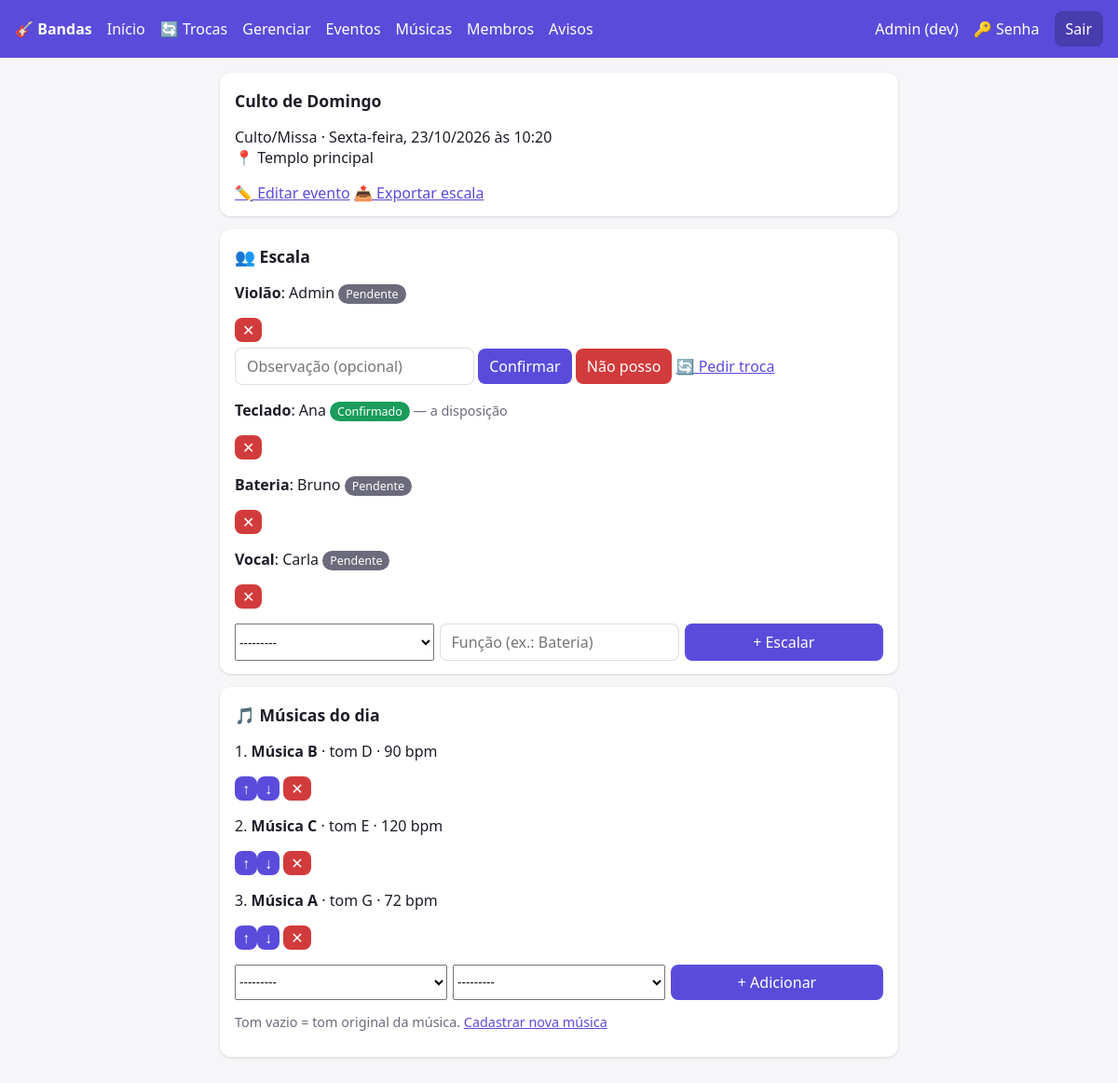
Page /evento/1/ (signed in) on the earlier database version.
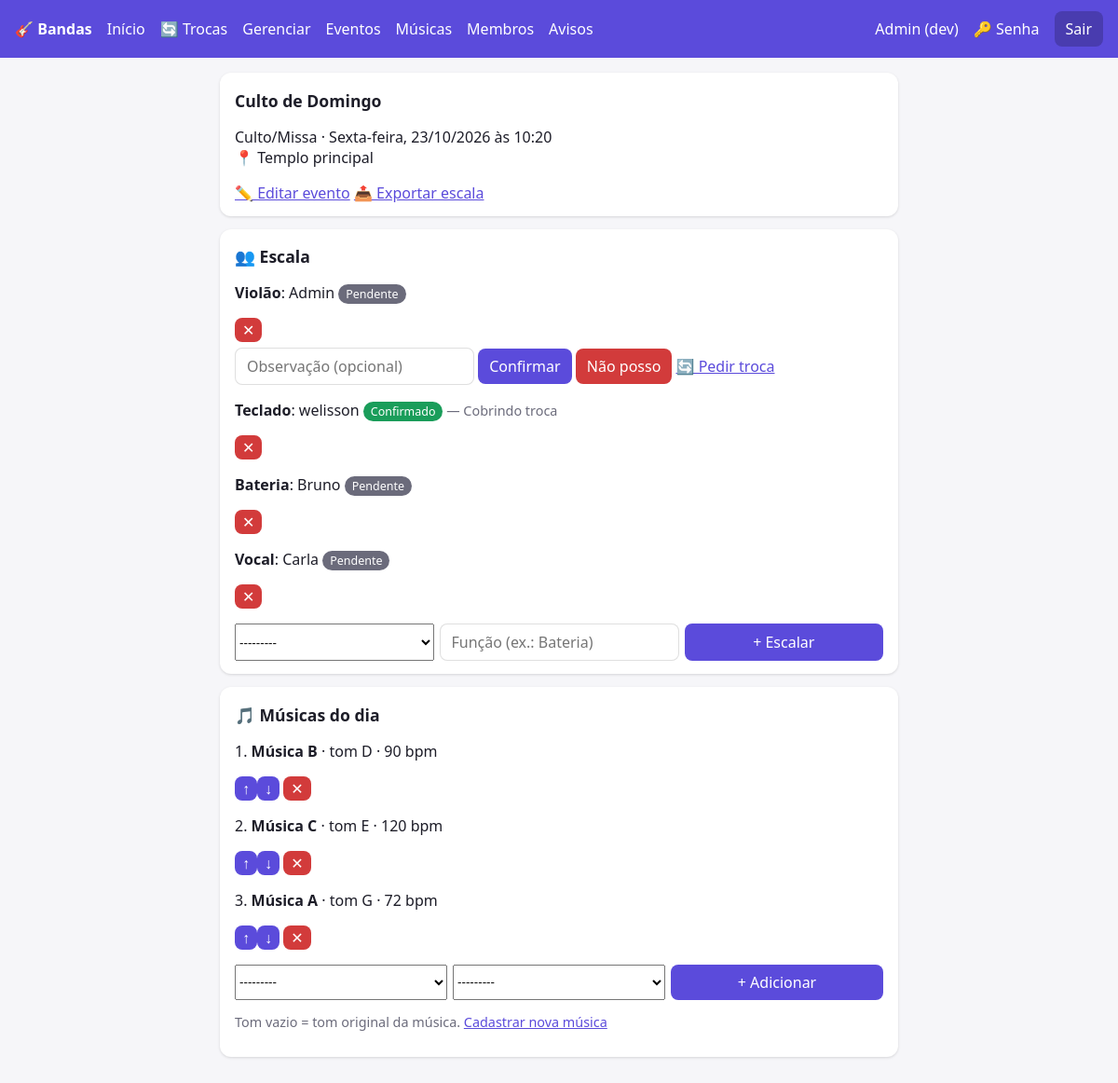
Same page on the later database version.
### core/models.py (models this page shows, shortened)
class Escala(models.Model):
    STATUS = [("pendente", "Pendente"), ("confirmado", "Confirmado"), ("recusado", "Recusado")]
    evento = models.ForeignKey(Evento, on_delete=models.CASCADE, related_name="escalas")
    membro = models.ForeignKey(Membro, on_delete=models.CASCADE, related_name="escalas")
    funcao = models.CharField(max_length=60, help_text="Ex.: Bateria, Vocal 1")
    status = models.CharField(max_length=12, choices=STATUS, default="pendente")
    obs = models.CharField(max_length=200, blank=True, help_text="Motivo / pedido de troca")

class Membro(models.Model):
    PAPEIS = [("lider", "Líder"), ("membro", "Membro")]
    user = models.ForeignKey(settings.AUTH_USER_MODEL, on_delete=models.CASCADE, related_name="membros")
    banda = models.ForeignKey(Banda, on_delete=models.CASCADE, related_name="membros")
    papel = models.CharField(max_length=10, choices=PAPEIS, default="membro")
    instrumentos = models.CharField(max_length=200, blank=True, help_text="Ex.: Violão, Baixo, Vocal")
    class Meta:
        unique_together = ("user", "banda")

### core/views.py (the view)
# urls.py: path("evento/<int:pk>/", v.evento, name="evento"),
@login_required
def evento(request, pk):
    ev = get_object_or_404(Evento, pk=pk, banda__in=_bandas(request.user))
    lider = ev.banda.membros.filter(user=request.user, papel="lider").exists()
    ctx = dict(ev=ev, eh_lider=lider, escalas=ev.escalas.select_related("membro__user"),
               setlist=ev.setlist.select_related("musica"))
    if lider:
        ctx["escala_form"] = EscalaForm(banda=ev.banda)
        ctx["setlist_form"] = SetlistForm(banda=ev.banda)
    return render(request, "evento.html", ctx)

### core/forms.py
class EscalaForm(forms.ModelForm):
    class Meta:
        model = Escala
        fields = ["membro", "funcao"]
        widgets = {"funcao": forms.TextInput(attrs={"placeholder": "Função (ex.: Bateria)"})}
    def __init__(self, *a, banda, **k):
        super().__init__(*a, **k)
        self.fields["membro"].queryset = Membro.objects.filter(banda=banda).select_related("user")
        self.fields["membro"].label_from_instance = lambda m: m.user.get_full_name() or m.user.username

class SetlistForm(forms.ModelForm):
    class Meta:
        model = ItemSetlist
        fields = ["musica", "tom"]
    def __init__(self, *a, banda, **k):
        super().__init__(*a, **k)
        self.fields["musica"].queryset = Musica.objects.filter(banda=banda)

### core/models.py (called while the page is built)
    def __str__(self):
        return self.titulo

    @property
    def tom_final(self):
        return self.tom or self.musica.tom

### core/templatetags/menu.py (called while the page is built)
@register.simple_tag(takes_context=True)
def usuario_eh_lider(context):
    u = context["request"].user
    return u.is_authenticated and Membro.objects.filter(user=u, papel="lider").exists()

### core/views.py (called while the page is built)
def _bandas(user):
    return Banda.objects.filter(membros__user=user)

### core/templates/evento.html (shortened to what this page needs)
{% extends "base.html" %}{% block content %}
<div class="card"><h2>{{ ev.titulo }}</h2>
<p>{{ ev.get_tipo_display }} · {{ ev.data_hora|date:"l, d/m/Y \à\s H:i" }}<br>📍 {{ ev.local|default:"—" }}</p><p>{{ ev.descricao }}</p>
{% if eh_lider %}<a href="{% url 'evento_editar' ev.pk %}">✏️ Editar evento</a>{% endif %}
<a href="{% url 'evento_exportar' ev.pk %}">📤 Exportar escala</a></div>
<div class="card"><h2>👥 Escala</h2>
{% for e in escalas %}<p><b>{{ e.funcao }}</b>: {{ e.membro.user.first_name|default:e.membro.user.username }}
<span class="tag {{ e.status }}">{{ e.get_status_display }}</span>{% if e.obs %}<span class="mut"> — {{ e.obs }}</span>{% endif %}
{% if eh_lider %}<form class="inl" method="post" action="{% url 'escala_del' e.pk %}">{% csrf_token %}<button class="no" title="Remover">✕</button></form>{% endif %}
{% if e.membro.user == user %}<form method="post" action="{% url 'responder' e.pk %}" style="margin-top:6px">{% csrf_token %}
<input name="obs" placeholder="Observação (opcional)">
<button name="acao" value="confirmado">Confirmar</button> <button class="no" name="acao" value="recusado">Não posso</button> <a href="{% url 'troca_pedir' e.pk %}">🔄 Pedir troca</a></form>{% endif %}</p>
{% empty %}<p class="mut">Escala ainda não definida.</p>{% endfor %}
{% if eh_lider %}<form method="post" action="{% url 'escala_add' ev.pk %}" class="row">{% csrf_token %}
{{ escala_form.membro }}{{ escala_form.funcao }}<button>+ Escalar</button></form>{% endif %}</div>
<div class="card"><h2>🎵 Músicas do dia</h2>
{% for i in setlist %}<p>{{ i.ordem }}. <b>{{ i.musica.titulo }}</b> {% if i.tom_final %}· tom {{ i.tom_final }}{% endif %}
{% if i.musica.bpm %}· {{ i.musica.bpm }} bpm{% endif %}{% if i.musica.link %} · <a href="{{ i.musica.link }}" target="_blank">ouvir</a>{% endif %}
{% if eh_lider %}<form class="inl" method="post" action="{% url 'setlist_mover' i.pk %}">{% csrf_token %}<button name="dir" value="up">↑</button><button name="dir" value="down">↓</button></form>
<form class="inl" method="post" action="{% url 'setlist_del' i.pk %}">{% csrf_token %}<button class="no">✕</button></form>{% endif %}</p>
{% empty %}<p class="mut">Setlist vazio.</p>{% endfor %}
{% if eh_lider %}<form method="post" action="{% url 'setlist_add' ev.pk %}" class="row">{% csrf_token %}
{{ setlist_form.musica }}{{ setlist_form.tom }}<button>+ Adicionar</button></form>
<p class="mut">Tom vazio = tom original da música. <a href="{% url 'musica_nova' %}">Cadastrar nova música</a></p>{% endif %}</div>
{% endblock %}

Differences in the rows shown:
changed Escala "Teclado": membro.user.first_name "Ana" → "welisson"; obs "a disposição" → "Cobrindo troca"
